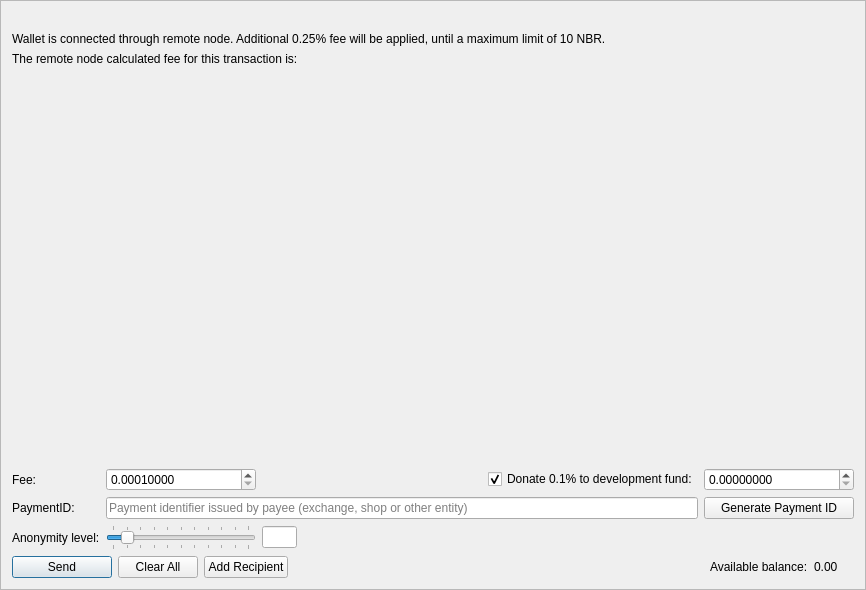
<?xml version="1.0" encoding="UTF-8"?>
<ui version="4.0">
 <class>SendFrame</class>
 <widget class="QFrame" name="SendFrame">
  <property name="geometry">
   <rect>
    <x>0</x>
    <y>0</y>
    <width>866</width>
    <height>590</height>
   </rect>
  </property>
  <property name="windowTitle">
   <string>Frame</string>
  </property>
  <property name="frameShape">
   <enum>QFrame::StyledPanel</enum>
  </property>
  <property name="frameShadow">
   <enum>QFrame::Raised</enum>
  </property>
  <layout class="QVBoxLayout" name="m_send_frame_main_layout">
   <item>
    <widget class="QScrollArea" name="m_transfersScrollarea">
     <property name="frameShape">
      <enum>QFrame::NoFrame</enum>
     </property>
     <property name="widgetResizable">
      <bool>true</bool>
     </property>
     <widget class="QWidget" name="scrollAreaWidgetContents">
      <property name="geometry">
       <rect>
        <x>0</x>
        <y>0</y>
        <width>846</width>
        <height>439</height>
       </rect>
      </property>
      <layout class="QVBoxLayout" name="m_send_frame_layout">
       <property name="leftMargin">
        <number>0</number>
       </property>
       <property name="topMargin">
        <number>0</number>
       </property>
       <property name="rightMargin">
        <number>0</number>
       </property>
       <property name="bottomMargin">
        <number>0</number>
       </property>
       <item>
        <layout class="QGridLayout" name="gridLayoutMessages">
       <item row="0" column="0" colspan="3">
         <widget class="QLabel" name="m_descriptionFromCounterParty">
          <property name="text">
           <string></string>
          </property>
         </widget>
       </item>
       <item row="1" column="0" colspan="3">
        <widget class="QLabel" name="m_remote_label">
         <property name="font">
          <font>
           <weight>50</weight>
           <bold>false</bold>
          </font>
         </property>
         <property name="text">
          <string>Wallet is connected through remote node. Additional 0.25% fee will be applied, until a maximum limit of 10 NBR.</string>
         </property>
        </widget>
       </item>
       <item row="2" column="0">
        <widget class="QLabel" name="m_remote_fee_help">
         <property name="text">
          <string>The remote node calculated fee for this transaction is:</string>
         </property>
        </widget>
       </item>
       <item row="2" column="1">
        <widget class="QLabel" name="m_remote_fee_value">
          <property name="sizeHint" stdset="0">
           <size>
            <width>10</width>
           </size>
          </property>
         <property name="text">
          <string notr="true"></string>
         </property>
        </widget>
       </item>
     </layout>
     </item>
       <item>
        <spacer name="verticalSpacer">
         <property name="orientation">
          <enum>Qt::Vertical</enum>
         </property>
         <property name="sizeHint" stdset="0">
          <size>
           <width>20</width>
           <height>445</height>
          </size>
         </property>
        </spacer>
       </item>
      </layout>
     </widget>
    </widget>
   </item>
   <item>
    <layout class="QGridLayout" name="gridLayout">
     <property name="topMargin">
      <number>5</number>
     </property>
     <item row="5" column="1">
      <widget class="QSlider" name="m_mixinSlider">
       <property name="maximumSize">
        <size>
         <width>150</width>
         <height>16777215</height>
        </size>
       </property>
       <property name="baseSize">
        <size>
         <width>200</width>
         <height>0</height>
        </size>
       </property>
       <property name="maximum">
        <number>10</number>
       </property>
       <property name="pageStep">
        <number>1</number>
       </property>
       <property name="value">
        <number>1</number>
       </property>
       <property name="sliderPosition">
        <number>1</number>
       </property>
       <property name="tracking">
        <bool>false</bool>
       </property>
       <property name="orientation">
        <enum>Qt::Horizontal</enum>
       </property>
       <property name="tickPosition">
        <enum>QSlider::TicksBothSides</enum>
       </property>
       <property name="tickInterval">
        <number>1</number>
       </property>
      </widget>
     </item>
     <item row="5" column="0">
      <widget class="QLabel" name="label_2">
       <property name="text">
        <string>Anonymity level:</string>
       </property>
      </widget>
     </item>
     <item row="1" column="3">
      <widget class="QCheckBox" name="donateCheckBox">
       <property name="text">
        <string>Donate 0.1% to development fund:</string>
       </property>
       <property name="checked">
        <bool>true</bool>
       </property>
      </widget>
     </item>
     <item row="1" column="0">
      <widget class="QLabel" name="label">
       <property name="text">
        <string>Fee:</string>
       </property>
      </widget>
     </item>
     <item row="3" column="0">
      <widget class="QLabel" name="label_6">
       <property name="text">
        <string>PaymentID:</string>
       </property>
      </widget>
     </item>
     <item row="5" column="2">
      <widget class="QLineEdit" name="m_mixinEdit">
       <property name="minimumSize">
        <size>
         <width>35</width>
         <height>0</height>
        </size>
       </property>
       <property name="maximumSize">
        <size>
         <width>30</width>
         <height>16777215</height>
        </size>
       </property>
       <property name="text">
        <string notr="true"/>
       </property>
       <property name="maxLength">
        <number>5</number>
       </property>
       <property name="alignment">
        <set>Qt::AlignCenter</set>
       </property>
       <property name="readOnly">
        <bool>true</bool>
       </property>
      </widget>
     </item>
     <item row="3" column="1" colspan="3">
      <widget class="QLineEdit" name="m_paymentIdEdit">
       <property name="maxLength">
        <number>64</number>
       </property>
       <property name="placeholderText">
        <string>Payment identifier issued by payee (exchange, shop or other entity)</string>
       </property>
      </widget>
     </item>
     <item row="1" column="1">
      <widget class="QDoubleSpinBox" name="m_feeSpin">
       <property name="minimumSize">
        <size>
         <width>150</width>
         <height>0</height>
        </size>
       </property>
       <property name="baseSize">
        <size>
         <width>150</width>
         <height>0</height>
        </size>
       </property>
       <property name="cursor">
        <cursorShape>IBeamCursor</cursorShape>
       </property>
       <property name="locale">
        <locale language="English" country="UnitedStates"/>
       </property>
       <property name="suffix">
        <string/>
       </property>
       <property name="decimals">
        <number>8</number>
       </property>
       <property name="minimum">
        <double>0.00010000</double>
       </property>
       <property name="maximum">
        <double>999999999999999.00000000</double>
       </property>
       <property name="singleStep">
        <double>0.00010000</double>
       </property>
       <property name="value">
        <double>0.00010000</double>
       </property>
      </widget>
     </item>
     <item row="3" column="4">
      <widget class="QPushButton" name="m_generatePaymentIdButton">
       <property name="sizePolicy">
        <sizepolicy hsizetype="Preferred" vsizetype="Fixed">
         <horstretch>0</horstretch>
         <verstretch>0</verstretch>
        </sizepolicy>
       </property>
       <property name="maximumSize">
        <size>
         <width>200</width>
         <height>16777215</height>
        </size>
       </property>
       <property name="text">
        <string>Generate Payment ID</string>
       </property>
      </widget>
     </item>
     <item row="1" column="4">
      <widget class="QDoubleSpinBox" name="m_donateSpin">
       <property name="minimumSize">
        <size>
         <width>150</width>
         <height>0</height>
        </size>
       </property>
       <property name="maximumSize">
        <size>
         <width>16777215</width>
         <height>16777215</height>
        </size>
       </property>
       <property name="baseSize">
        <size>
         <width>150</width>
         <height>0</height>
        </size>
       </property>
       <property name="cursor">
        <cursorShape>IBeamCursor</cursorShape>
       </property>
       <property name="locale">
        <locale language="English" country="UnitedStates"/>
       </property>
       <property name="decimals">
        <number>8</number>
       </property>
       <property name="maximum">
        <double>999999999999999.00000000</double>
       </property>
       <property name="singleStep">
        <double>0.10000000</double>
       </property>
      </widget>
     </item>
     <item row="1" column="2">
      <spacer name="horizontalSpacer">
       <property name="orientation">
        <enum>Qt::Horizontal</enum>
       </property>
       <property name="sizeType">
        <enum>QSizePolicy::Expanding</enum>
       </property>
       <property name="sizeHint" stdset="0">
        <size>
         <width>100</width>
         <height>20</height>
        </size>
       </property>
      </spacer>
     </item>
    </layout>
   </item>
   <item>
    <layout class="QHBoxLayout" name="horizontalLayout">
     <item>
      <widget class="QPushButton" name="m_sendButton">
       <property name="minimumSize">
        <size>
         <width>100</width>
         <height>0</height>
        </size>
       </property>
       <property name="text">
        <string>Send</string>
       </property>
       <property name="icon">
        <iconset resource="../../resources.qrc">
         <normaloff>:/icons/btn-send</normaloff>:/icons/btn-send</iconset>
       </property>
       <property name="default">
        <bool>true</bool>
       </property>
      </widget>
     </item>
     <item>
      <widget class="QPushButton" name="m_clearAllButton">
       <property name="text">
        <string>Clear All</string>
       </property>
       <property name="icon">
        <iconset resource="../../resources.qrc">
         <normaloff>:/icons/remove</normaloff>:/icons/remove</iconset>
       </property>
      </widget>
     </item>
     <item>
      <widget class="QPushButton" name="m_addRecipientButton">
       <property name="text">
        <string>Add Recipient</string>
       </property>
       <property name="icon">
        <iconset resource="../../resources.qrc">
         <normaloff>:/icons/add_recepient</normaloff>:/icons/add_recepient</iconset>
       </property>
      </widget>
     </item>
     <item>
      <spacer name="horizontalSpacer_2">
       <property name="orientation">
        <enum>Qt::Horizontal</enum>
       </property>
       <property name="sizeHint" stdset="0">
        <size>
         <width>40</width>
         <height>20</height>
        </size>
       </property>
      </spacer>
     </item>
     <item>
      <widget class="QLabel" name="label_4">
       <property name="text">
        <string>Available balance:</string>
       </property>
      </widget>
     </item>
     <item>
      <widget class="QLabel" name="m_balanceLabel">
       <property name="text">
        <string notr="true">0.00 </string>
       </property>
      </widget>
     </item>
     <item>
      <widget class="QLabel" name="m_tickerLabel">
       <property name="text">
        <string notr="true"/>
       </property>
      </widget>
     </item>
    </layout>
   </item>
  </layout>
 </widget>
 <tabstops>
  <tabstop>m_feeSpin</tabstop>
  <tabstop>donateCheckBox</tabstop>
  <tabstop>m_donateSpin</tabstop>
  <tabstop>m_paymentIdEdit</tabstop>
  <tabstop>m_mixinSlider</tabstop>
  <tabstop>m_mixinEdit</tabstop>
  <tabstop>m_sendButton</tabstop>
  <tabstop>m_clearAllButton</tabstop>
  <tabstop>m_addRecipientButton</tabstop>
  <tabstop>m_transfersScrollarea</tabstop>
 </tabstops>
 <resources>
  <include location="../../resources.qrc"/>
 </resources>
 <connections>
  <connection>
   <sender>m_addRecipientButton</sender>
   <signal>clicked()</signal>
   <receiver>SendFrame</receiver>
   <slot>addRecipientClicked()</slot>
   <hints>
    <hint type="sourcelabel">
     <x>282</x>
     <y>561</y>
    </hint>
    <hint type="destinationlabel">
     <x>432</x>
     <y>294</y>
    </hint>
   </hints>
  </connection>
  <connection>
   <sender>m_clearAllButton</sender>
   <signal>clicked()</signal>
   <receiver>SendFrame</receiver>
   <slot>clearAllClicked()</slot>
   <hints>
    <hint type="sourcelabel">
     <x>154</x>
     <y>561</y>
    </hint>
    <hint type="destinationlabel">
     <x>432</x>
     <y>294</y>
    </hint>
   </hints>
  </connection>
  <connection>
   <sender>m_sendButton</sender>
   <signal>clicked()</signal>
   <receiver>SendFrame</receiver>
   <slot>sendClicked()</slot>
   <hints>
    <hint type="sourcelabel">
     <x>53</x>
     <y>561</y>
    </hint>
    <hint type="destinationlabel">
     <x>432</x>
     <y>294</y>
    </hint>
   </hints>
  </connection>
  <connection>
   <sender>m_mixinSlider</sender>
   <signal>valueChanged(int)</signal>
   <receiver>SendFrame</receiver>
   <slot>mixinValueChanged(int)</slot>
   <hints>
    <hint type="sourcelabel">
     <x>221</x>
     <y>520</y>
    </hint>
    <hint type="destinationlabel">
     <x>432</x>
     <y>294</y>
    </hint>
   </hints>
  </connection>
  <connection>
   <sender>m_generatePaymentIdButton</sender>
   <signal>clicked()</signal>
   <receiver>SendFrame</receiver>
   <slot>generatePaymentIdClicked()</slot>
   <hints>
    <hint type="sourcelabel">
     <x>748</x>
     <y>497</y>
    </hint>
    <hint type="destinationlabel">
     <x>432</x>
     <y>294</y>
    </hint>
   </hints>
  </connection>
 </connections>
 <slots>
  <slot>sendClicked()</slot>
  <slot>clearAllClicked()</slot>
  <slot>addRecipientClicked()</slot>
  <slot>mixinValueChanged(int)</slot>
 </slots>
</ui>
